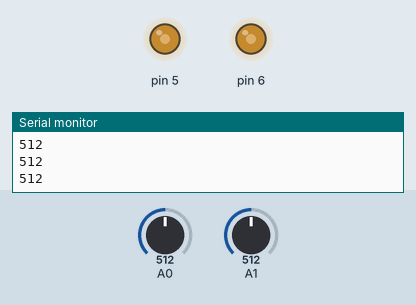
Simulated run of this sketch. Board: Arduino Uno, built with avr-gcc and run on an emulated ATmega328P. Parts: output pins drawn as LEDs (lit = HIGH), the last lines printed to the serial monitor. The inputs (shaded band) are chosen by the test bench; at power-on: A0 = 512, A1 = 512.

Above: at 1.2 s.
1.3 s: A0 set to 716
At 2.4 s:
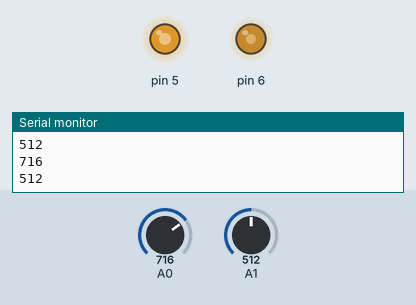
2.8 s: A1 set to 716
At 3.4 s:
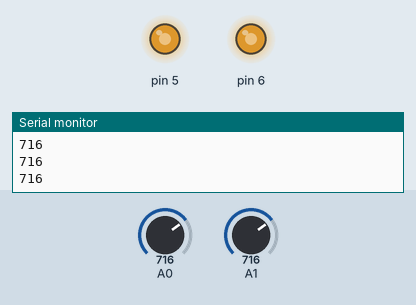
4.3 s: A0 set to 900
At 5.5 s:
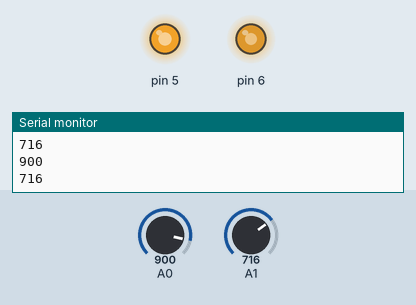
5.8 s: A1 set to 511
At 7.0 s:
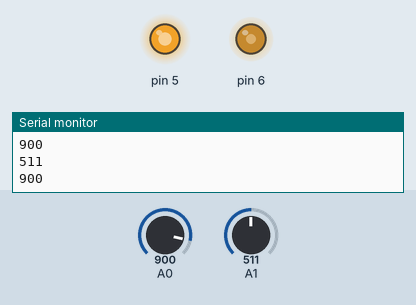
7.3 s: A1 set to 122
At 8.2 s:
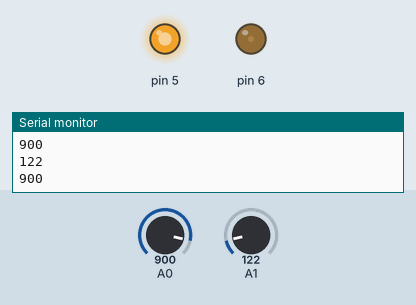
8.8 s: A0 set to 306
At 9.2 s:
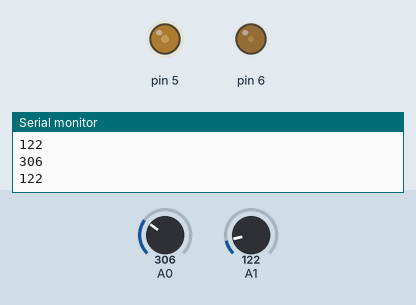
Timing chart, 0 to 11.3 s (numbered marks = the images above; inputs shaded):
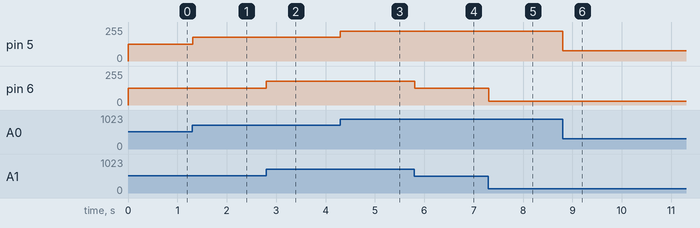

Measured:
- after the input at 1.3 s, pin 5: 127/255 → 178/255 at once
- after the input at 2.8 s, pin 6: 127/255 → 178/255 at once
- after the input at 4.3 s, pin 5: 178/255 → 224/255 at once
- after the input at 5.8 s, pin 6: 178/255 → 127/255 at once
- after the input at 7.3 s, pin 6: 127/255 → 30/255 at once
- after the input at 8.8 s, pin 5: 224/255 → 76/255 at once

The sketch:

joystick_interfacing.ino
```cpp
int x,y,a,b;
void setup() {
  Serial.begin(9600);
  pinMode(A0,INPUT);
  pinMode(A1,INPUT);
  pinMode(2,INPUT_PULLUP);
  pinMode(5,OUTPUT);
  pinMode(6,OUTPUT);

}

void loop() {
  x = analogRead(A0);
  y = analogRead(A1);
  a = map(x,0,1023,0,255);
    analogWrite(5,a);
  b = map(y,0,1023,0,255);
    analogWrite(6,b);
 // if(digitalRead(2)==HIGH)
   // {
     // digitalWrite(8,HIGH);
      //delay(2000);
      //digitalWrite(8,LOW);
      //delay(2000);
    //}
  Serial.println(x);
  Serial.println(y);


}
```
